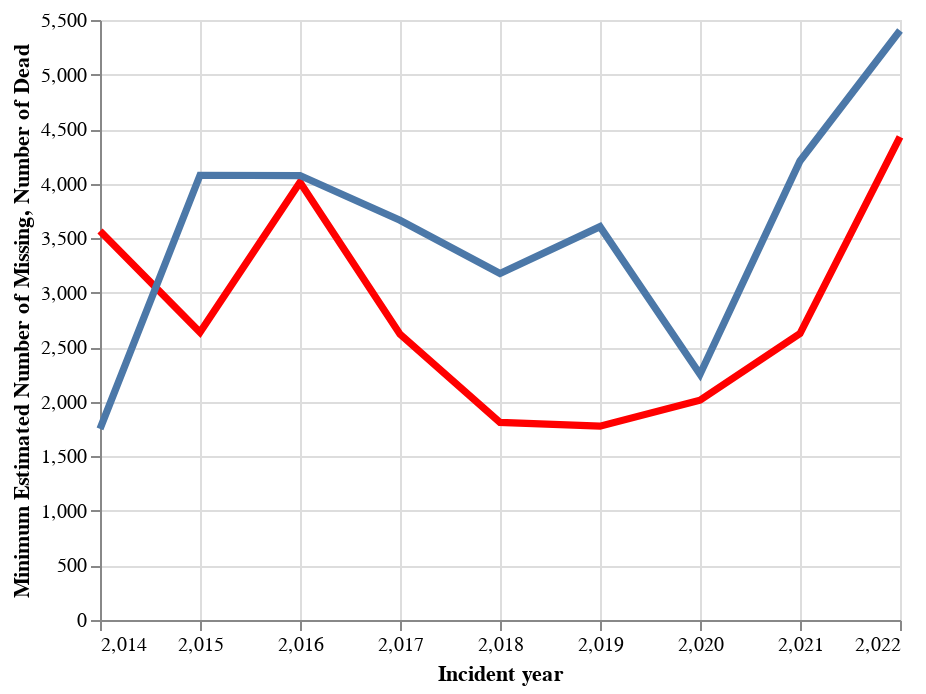

Here is the notebook cell this chart was saved with:
### Code cell
missing =alt.Chart(total_miss).mark_line(
    color='red', size=6 * 0.6).encode(
    x='Incident year',
    y='Minimum Estimated Number of Missing'
)


dead =alt.Chart(total).mark_line( size=6 * 0.6).encode(
    x='Incident year',
    y='Number of Dead'
)

chart =missing + dead
chart

### Figure 1 — Vega-Lite specification as saved in the notebook (floating-point values rounded to 4 significant figures)
{"config": {"view": {"continuousWidth": 400, "continuousHeight": 300}}, "layer": [{"data": {"name": "data-eff2ecc30c64d78a98ae8baea686c61b"}, "mark": {"type": "line", "color": "red", "size": 3.6}, "encoding": {"x": {"type": "quantitative", "field": "Incident year"}, "y": {"type": "quantitative", "field": "Minimum Estimated Number of Missing"}}}, {"data": {"name": "data-55259338f78b6cf805d13a03e3a5391a"}, "mark": {"type": "line", "size": 3.6}, "encoding": {"x": {"type": "quantitative", "field": "Incident year"}, "y": {"type": "quantitative", "field": "Number of Dead"}}}], "$schema": "https://vega.github.io/schema/vega-lite/v4.8.1.json", "datasets": {"data-eff2ecc30c64d78a98ae8baea686c61b": [{"Incident year": 2014, "Minimum Estimated Number of Missing": 3566.0}, {"Incident year": 2015, "Minimum Estimated Number of Missing": 2637.0}, {"Incident year": 2016, "Minimum Estimated Number of Missing": 4013.0}, {"Incident year": 2017, "Minimum Estimated Number of Missing": 2620.0}, {"Incident year": 2018, "Minimum Estimated Number of Missing": 1811.0}, {"Incident year": 2019, "Minimum Estimated Number of Missing": 1777.0}, {"Incident year": 2020, "Minimum Estimated Number of Missing": 2015.0}, {"Incident year": 2021, "Minimum Estimated Number of Missing": 2626.0}, {"Incident year": 2022, "Minimum Estimated Number of Missing": 4428.0}], "data-55259338f78b6cf805d13a03e3a5391a": [{"Incident year": 2014, "Number of Dead": 1752.0}, {"Incident year": 2015, "Number of Dead": 4077.0}, {"Incident year": 2016, "Number of Dead": 4074.0}, {"Incident year": 2017, "Number of Dead": 3664.0}, {"Incident year": 2018, "Number of Dead": 3176.0}, {"Incident year": 2019, "Number of Dead": 3606.0}, {"Incident year": 2020, "Number of Dead": 2252.0}, {"Incident year": 2021, "Number of Dead": 4208.0}, {"Incident year": 2022, "Number of Dead": 5404.0}]}}
